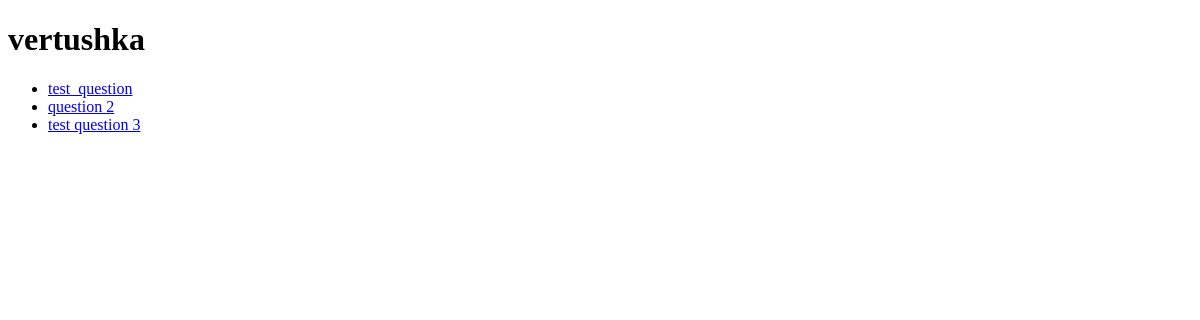
Page /account/profile (signed in) on the earlier database version.
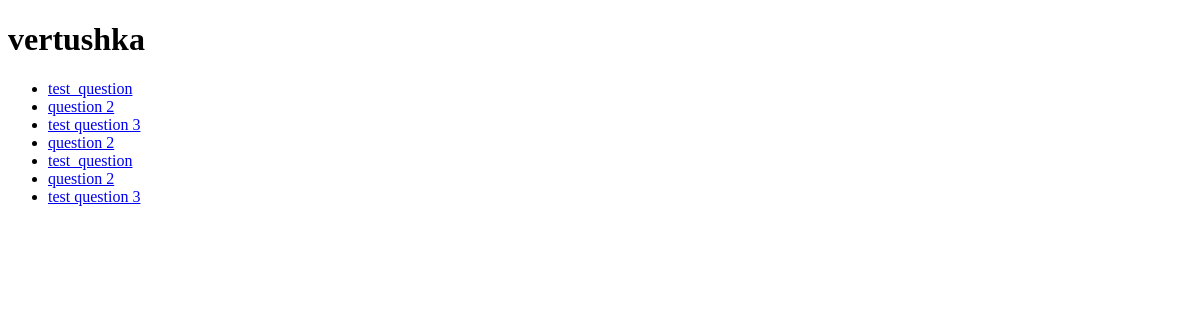
Same page on the later database version.
### account/models.py (models this page shows, shortened)
class Profile(models.Model):
    user        = models.ForeignKey     (User, on_delete=models.CASCADE)
    question    = models.ForeignKey     (Questions, blank=True, null=True, on_delete=models.CASCADE)
    answer      = models.IntegerField   (null=True, blank=True)
    isMarked    = models.BooleanField   (default=False)
    time        = models.DateTimeField  (auto_now_add=True)

### quiz/models.py (models this page shows)
class Questions(models.Model):
    quiz         = models.ForeignKey    (Quizzes, blank=True, null=True, on_delete=models.CASCADE, name='quiz')
    name         = models.TextField     ('name')
    answer_1     = models.TextField     ('answer_1')
    answer_2     = models.TextField     ('answer_2')
    answer_3     = models.TextField     ('answer_3')
    answer_4     = models.TextField     ('answer_4')
    answer_r     = models.IntegerField  (validators=[MinValueValidator(1), MaxValueValidator(4)], name="answer_r")
    img_path     = models.TextField     ('img_path', null=True, blank=True)
    def __str__(self):
        return self.name

### account/views.py (the view)
# urls.py: path('profile', views.profile, name="profile"),
def profile(request):
    user = request.user
    if user.is_authenticated:
        profile = Profile.objects.filter(user=user.id)
        context = {"profile":profile}
        return render(request, "profile.html", context)
    else:
        return redirect("login_user")

### account/templates/profile.html (shortened to what this page needs)
<!DOCTYPE html>
<html lang="en">
<head>
</head>
<body>
    <h1>{{ user.username }}</h1>
    <ul>
        {% for p in profile %}
            <li><a href="{% url 'answer' userID=user.id profileID=p.id %}">{{ p.question }}</a></li>
        {% endfor %}
    </ul>
</body>
</html>

Differences in the rows shown:
added Profile: question "question 2"
added Profile: question "test_question"
added Profile: question "question 2"
added Profile: question "test question 3"
